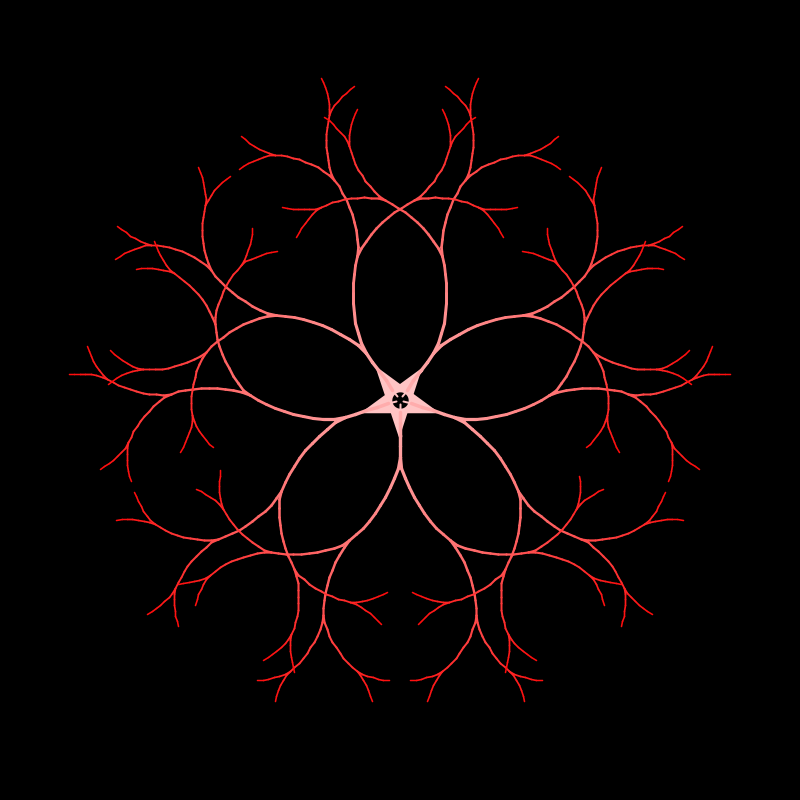
Frame 1 (no input)
Frame 60 (the mouse pressed at the canvas centre just before this capture): identical to frame 1, image omitted
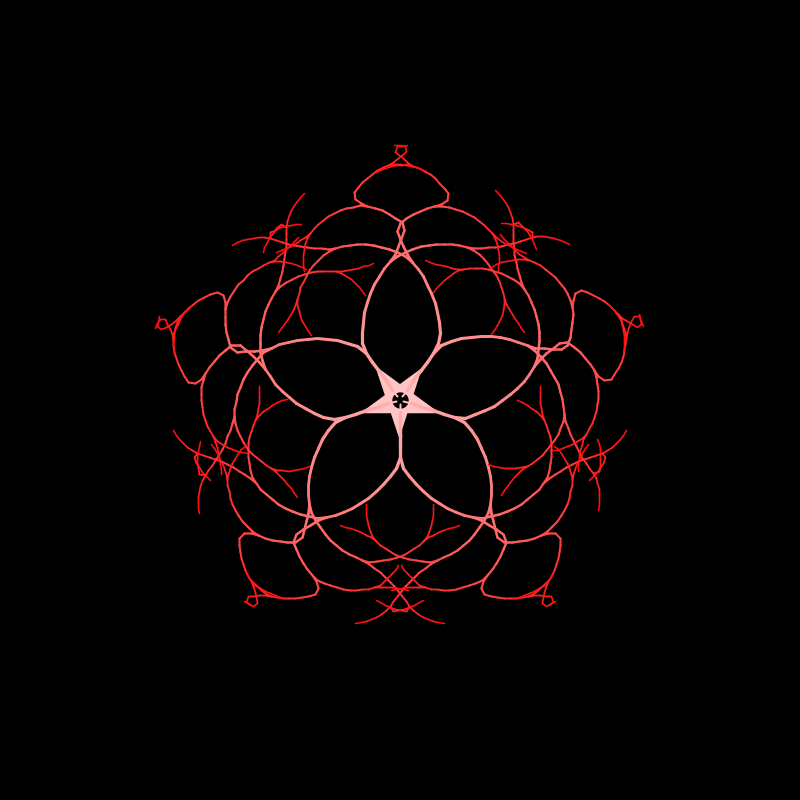
Frame 120 (the mouse held since frame 60 and released just before this capture)

The Processing sketch that drew these frames (run headless with seeded random() and noise(); from frame 60 on, the mouse is pressed at the canvas centre):

// Processing sketch: basketstsr
// ── basketstsr.pde
// basket star

float X[] = new float[1600] ;
float Y[] = new float[1600] ;
float A[] = new float[1600] ;
float Az[] = new float[1600] ;
float L[] = new float[1600] ;
int D[] = new int [1600] ;
float KX = 0 ;
float KY = 0 ;
float K = 0 ;
float PX = 0 ;
float PY = 0 ;
float P = 0 ;
float Rone = 0 ;
float Rtwo = 0 ;
int N = 0 ;
int Nmax = 0 ;
int B[] = new int [1600] ;
int I = 0 ;
int Q = 0 ;
int LR[] = new int [1600] ;
int PHASE = 1 ;



void setup(){
  
  size(800,800) ;
  background(0,0,0) ;
  fill(0,255,0) ;
  stroke(0,255,0) ;
  
} // setup()



void draw(){
  
  if ( PHASE == 2 ){    
    background(0,0,0) ;
    STARmove() ;
    STARdraw() ;    
  } // PHASE == 2
  
  if ( PHASE == 1 ){
   STARmake() ;
   STARdraw() ;
   PHASE = 2 ;
  } // PHASE == 1
  
} // draw()



void STARmake(){
  
  X[0] = 0 ; Y[0] = 0 ; A[0] = 0 ; L[0] = 15 ; D[0] = 5 ;
  
  for ( I = 1 ; I <= 5 ; I++ ){
   A[I] = I * ( 2 * PI / 5 ) ;
   Az[I] = A[I] ;
   D[I] = 6 ;
   B[I] = 0 ;
   L[I] = L[B[I]] * 0.8 ;
   LR[I] = 0 ;
   X[I] = L[I] * sin(A[I]*2)  ;
   Y[I] = L[I] * cos(A[I]*2)  ;
  }

  N = 1 ; Nmax = 5 ;  
  
  while ( Q == 0 ){
    
    if ( (int(D[N]/10) * 10 ) == D[N] ){ 
    B[Nmax+1] = N ;
    D[Nmax+1] = D[N] + 1 ;
    A[Nmax+1] = A[N] - ( PI / 20 ) ;
    Az[Nmax+1] = A[Nmax+1] ;
    L[Nmax+1] = L[N] * 0.98 ;
    LR[Nmax+1] = +1 ;
    B[Nmax+2] = N ;
    D[Nmax+2] = D[N] + 1 ;
    A[Nmax+2] = A[N] + ( PI / 20 ) ;
    Az[Nmax+2] = A[Nmax+2] ;
    L[Nmax+2] = L[N] * 0.98 ;
    LR[Nmax+2] = -1 ;
    Nmax = Nmax + 2 ;
    N = N + 1 ;
    }else{
    B[Nmax+1] = N ;
    D[Nmax+1] = D[N] + 1 ;
    A[Nmax+1] = A[N] - ( LR[N] *  PI / 100 ) ;
    Az[Nmax+1] = A[Nmax+1] ;
    L[Nmax+1] = L[N] * 0.98 ;
    LR[Nmax+1] = LR[N] ;
    Nmax = Nmax + 1 ;
    N = N + 1 ;  
    }
        
    if ( Nmax > 1500 ){ Q = 1 ; }
    
  }
    
} // STARmake()



void STARdraw(){
  
  beginShape() ;
  for ( I = 1 ; I <= 5 ; I++ ){
    strokeWeight( L[I] * 0.3 ) ;
    stroke(255,196,196) ;
    fill(255,196,196) ;
    line(400,400,400+X[I],400+Y[I]) ;
    vertex(400+(X[I]*3),400+Y[I]*3) ;
  }
  endShape() ;
  fill(0,0,0) ;
  ellipse(400,400,20,20) ;
  for( I = 1 ; I <= 5 ; I++ ){
    strokeWeight(2) ;
    line(400+(X[I]/1),400+(Y[I]/1),400+(X[I]/3),400+(Y[I]/3)) ;
  }
  
  for ( I = 6 ; I <= 1270 ; I++ ){
   X[I] = L[I] * sin(A[B[I]]+A[I]) + X[B[I]] ;
   Y[I] = L[I] * cos(A[B[I]]+A[I]) + Y[B[I]] ;
   strokeWeight( L[I] * 0.3 ) ;
   stroke(255,200-(4*D[I]),200-(4*D[I])) ;
   line(400+X[I],400+Y[I],400+X[B[I]],400+Y[B[I]]) ;   
  }
    
} // STARdraw()



void STARmove(){
  
  if ( (((mouseX-400)*(mouseX-400))+((mouseY-400)*(mouseY-400))) < (370*370) ){
    
    for ( I = 31 ; I <= 1270 ; I++ ){
      KX = L[I] * sin(A[B[I]]+(A[I]+0.01)) + X[B[I]] ;
      KY = L[I] * cos(A[B[I]]+(A[I]+0.01)) + Y[B[I]] ;
      PX = L[I] * sin(A[B[I]]+(A[I]-0.01)) + X[B[I]] ;
      PY = L[I] * cos(A[B[I]]+(A[I]-0.01)) + Y[B[I]] ;
      K = (((mouseX-400)-KX)*((mouseX-400)-KX))+(((mouseY-400)-KY)*((mouseY-400)-KY)) ;
      P = (((mouseX-400)-PX)*((mouseX-400)-PX))+(((mouseY-400)-PY)*((mouseY-400)-PY)) ;
      Rone = ( (X[I]-mouseX)*(X[I]-mouseX) ) + ( (Y[I]-mouseY)*(Y[I]-mouseY) ) ;
      Rtwo = ( (X[B[I]]-mouseX)*(X[B[I]]-mouseX) ) + ( (Y[B[I]]-mouseY)*(Y[B[I]]-mouseY) ) ;
      if ( ( ( Rone < ( Rtwo * 0.8) ) && ( K > P ) ) || ( ( Rone > ( Rtwo * 0.8) ) && ( K < P ) ) ){
        A[I] = A[I] + (0.0002*D[I]) ;
      }else{
        A[I] = A[I] - (0.0002*D[I]) ;
      }
      
      if ( (A[I]-Az[I]) > (PI*2.5/12) ){ A[I] = A[I] - (0.0002*D[I]) ; }
      if ( (A[I]-Az[I]) < (-PI*2.5/12) ){ A[I] = A[I] + (0.0002*D[I]) ; }
    }
    
  }else{
    
    for ( I = 31 ; I <= 1270 ; I++ ){
      if ( (A[I]-Az[I]) > 0 ){ A[I] = A[I] - 0.005 ; }
      if ( (A[I]-Az[I]) < 0 ){ A[I] = A[I] + 0.005 ; }
    }
    
  }
  
} // STARmove()
